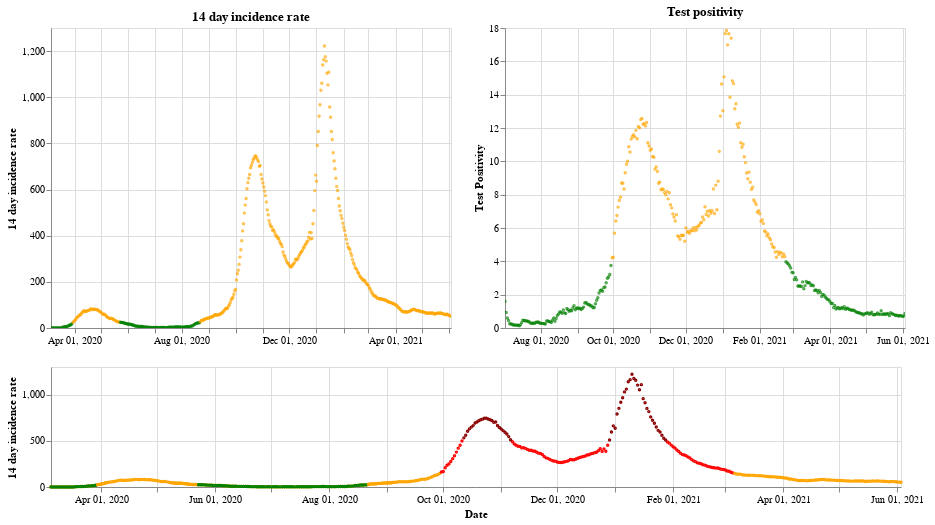

Notebook source saved alongside this figure:
### Markdown cell above
## Northern Ireland

### Code cell
plot_traffic_light('Northern Ireland')

### Figure 1 — Vega-Lite specification as saved in the notebook (floating-point values rounded to 4 significant figures; data arrays with more than 128 entries replaced by an {"elided": "..."} marker saying what was removed)
{"config": {"view": {"continuousWidth": 400, "continuousHeight": 300}}, "vconcat": [{"hconcat": [{"mark": {"type": "point", "size": 2}, "encoding": {"color": {"condition": {"value": "green", "test": "(datum.twoWeeklyCasesRate <= 25)"}, "value": "orange"}, "tooltip": [{"type": "nominal", "field": "areaName"}, {"type": "temporal", "field": "date"}, {"type": "quantitative", "field": "twoWeeklyCasesRate"}, {"type": "quantitative", "field": "testPositivity"}], "x": {"type": "temporal", "axis": {"title": ""}, "field": "date", "scale": {"domain": {"selection": "DateBrush"}}, "timeUnit": "yearmonthdate"}, "y": {"type": "quantitative", "axis": {"title": "14 day incidence rate"}, "field": "twoWeeklyCasesRate"}}, "title": "14 day incidence rate", "width": 400}, {"mark": {"type": "point", "size": 2}, "encoding": {"color": {"condition": {"value": "green", "test": "(datum.testPositivity <= 4)"}, "value": "orange"}, "tooltip": [{"type": "nominal", "field": "areaName"}, {"type": "temporal", "field": "date"}, {"type": "quantitative", "field": "twoWeeklyCasesRate"}, {"type": "quantitative", "field": "testPositivity"}], "x": {"type": "temporal", "axis": {"title": ""}, "field": "date", "scale": {"domain": {"selection": "DateBrush"}}, "timeUnit": "yearmonthdate"}, "y": {"type": "quantitative", "axis": {"title": "Test Positivity"}, "field": "testPositivity"}}, "title": "Test positivity", "width": 400}]}, {"layer": [{"mark": {"type": "point", "size": 2}, "encoding": {"color": {"condition": {"value": "orange", "test": "((50 && datum.twoWeeklyCasesRate) < 150)"}, "value": "red"}, "opacity": {"condition": {"value": 1, "test": "((50 && datum.twoWeeklyCasesRate) < 500)"}, "value": 0}, "tooltip": [{"type": "nominal", "field": "areaName"}, {"type": "temporal", "field": "date"}, {"type": "quantitative", "field": "twoWeeklyCasesRate"}, {"type": "quantitative", "field": "testPositivity"}], "x": {"type": "temporal", "axis": {"title": "Date"}, "field": "date", "timeUnit": "yearmonthdate"}, "y": {"type": "quantitative", "axis": {"title": "14 day incidence rate"}, "field": "twoWeeklyCasesRate"}}, "selection": {"DateBrush": {"type": "interval", "encodings": ["x"], "fields": ["Time"]}}, "width": 850}, {"mark": {"type": "point", "size": 2}, "encoding": {"color": {"value": "darkred"}, "opacity": {"condition": {"value": 1, "test": "(datum.twoWeeklyCasesRate >= 500)"}, "value": 0}, "tooltip": [{"type": "nominal", "field": "areaName"}, {"type": "temporal", "field": "date"}, {"type": "quantitative", "field": "twoWeeklyCasesRate"}, {"type": "quantitative", "field": "testPositivity"}], "x": {"type": "temporal", "axis": {"title": "Date"}, "field": "date", "timeUnit": "yearmonthdate"}, "y": {"type": "quantitative", "axis": {"title": "14 day incidence rate"}, "field": "twoWeeklyCasesRate"}}, "width": 400}, {"mark": {"type": "point", "size": 2}, "encoding": {"color": {"condition": {"value": "green", "test": "((4 && datum.twoWeeklyCasesRate) < 25)"}, "value": "orange"}, "opacity": {"condition": {"value": 1, "test": "(datum.twoWeeklyCasesRate < 50)"}, "value": 0}, "tooltip": [{"type": "nominal", "field": "areaName"}, {"type": "temporal", "field": "date"}, {"type": "quantitative", "field": "twoWeeklyCasesRate"}, {"type": "quantitative", "field": "testPositivity"}], "x": {"type": "temporal", "axis": {"title": "Date"}, "field": "date", "timeUnit": "yearmonthdate"}, "y": {"type": "quantitative", "axis": {"title": "14 day incidence rate"}, "field": "twoWeeklyCasesRate"}}, "width": 400}], "height": 120, "width": 800}], "data": {"name": "data-81e4c083411702d9b130b312c27e4d3c"}, "$schema": "https://vega.github.io/schema/vega-lite/v4.8.1.json", "datasets": {"data-81e4c083411702d9b130b312c27e4d3c": {"elided": "456 records"}}}
